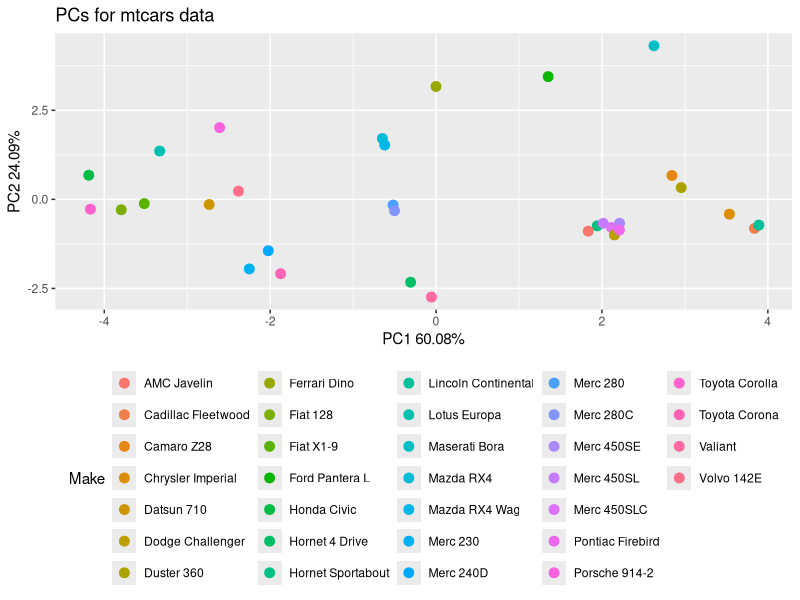
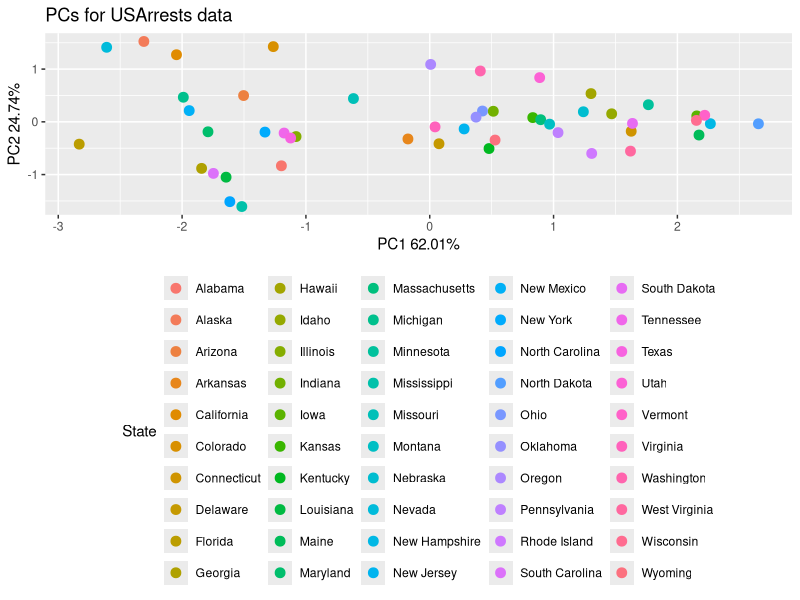

Source code (R) for these figures, in order:
## ---- chunk 1
library(ggplot2)
head(mtcars)
dim(mtcars) #32 examples (rows) and 11 features (columns)

#use prcomp() to perform PCA
pr_mtcars <- prcomp(mtcars, center=TRUE, scale=TRUE)
#print(pr_mtcars)

#compared to prcomp without scaling and centering
nosc_pr <- prcomp(mtcars, center=FALSE, scale=FALSE)
#print(nosc_pr)

#use summary() function to summarise PCA results
sum_mtcars <- summary(pr_mtcars)
print(sum_mtcars)

#create data frame with summarised data and names from mtcars data set
pca_cars_df <- data.frame(sum_mtcars$x, Make=rownames(mtcars))
#print(pca_cars_df)

#plot using ggplot
ggplot(pca_cars_df, aes(x=PC1, y=PC2, col=Make)) + geom_point(size=3) + labs(x="PC1 60.08%", y="PC2 24.09%", title = "PCs for mtcars data") + theme(legend.position = "bottom")
## ---- chunk 2
#Q1: Now try to perform a PCA on the USArrests data also build into R. Typing ?USArrests will give you further information on the data. Perform the analysis on the subset USArrests[, -3] data.

library(ggplot2)
head(USArrests)
dim(USArrests) #50 examples (rows) and 4 features (columns)

#use prcomp() to perform PCA
pcaUSA <- prcomp(USArrests[,-3], center=TRUE, scale=TRUE)
#print(pcaUSA)

#use summary() function to summarise PCA results
sum_pcaUSA <- summary(pcaUSA)
print(sum_pcaUSA)

#create data frame with summarised data and names from mtcars data set
pcaUSA_df <- data.frame(sum_pcaUSA$x, State=rownames(USArrests))
#print(pcaUSA_df)

#plot using ggplot
ggplot(pcaUSA_df, aes(x=PC1, y=PC2, col=State)) + geom_point(size=3) + labs(x="PC1 62.01%", y="PC2 24.74%", title = "PCs for USArrests data") + theme(legend.position = "bottom")
